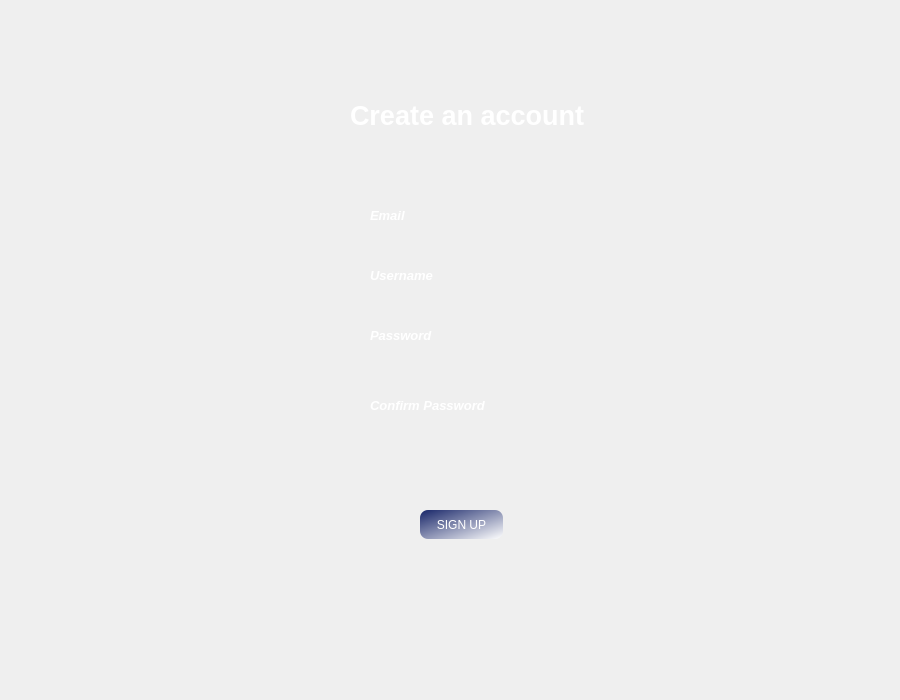
<?xml version="1.0" encoding="UTF-8"?>
<ui version="4.0">
 <class>SignUp</class>
 <widget class="QDialog" name="SignUp">
  <property name="geometry">
   <rect>
    <x>0</x>
    <y>0</y>
    <width>900</width>
    <height>700</height>
   </rect>
  </property>
  <property name="minimumSize">
   <size>
    <width>900</width>
    <height>700</height>
   </size>
  </property>
  <property name="maximumSize">
   <size>
    <width>900</width>
    <height>700</height>
   </size>
  </property>
  <property name="windowTitle">
   <string>Dialog</string>
  </property>
  <widget class="QWidget" name="widget" native="true">
   <property name="geometry">
    <rect>
     <x>0</x>
     <y>0</y>
     <width>901</width>
     <height>711</height>
    </rect>
   </property>
   <property name="styleSheet">
    <string notr="true">background-image: url(:/backgr.jpg);</string>
   </property>
   <widget class="QLabel" name="Title">
    <property name="geometry">
     <rect>
      <x>350</x>
      <y>80</y>
      <width>291</width>
      <height>71</height>
     </rect>
    </property>
    <property name="font">
     <font>
      <pointsize>20</pointsize>
      <bold>true</bold>
     </font>
    </property>
    <property name="styleSheet">
     <string notr="true">#Title{
background-color:transparent; 
background:none; 
border:none ; 
color:white;

}</string>
    </property>
    <property name="text">
     <string>Create an account</string>
    </property>
   </widget>
   <widget class="QLabel" name="Email">
    <property name="geometry">
     <rect>
      <x>370</x>
      <y>200</y>
      <width>111</width>
      <height>31</height>
     </rect>
    </property>
    <property name="font">
     <font>
      <pointsize>10</pointsize>
      <italic>true</italic>
      <bold>true</bold>
     </font>
    </property>
    <property name="styleSheet">
     <string notr="true">#Email{ 
background-color:transparent; 
background:none; 
border:none ; 
color:white;
}</string>
    </property>
    <property name="text">
     <string>Email</string>
    </property>
   </widget>
   <widget class="QLabel" name="Username">
    <property name="geometry">
     <rect>
      <x>370</x>
      <y>260</y>
      <width>101</width>
      <height>31</height>
     </rect>
    </property>
    <property name="font">
     <font>
      <pointsize>10</pointsize>
      <italic>true</italic>
      <bold>true</bold>
     </font>
    </property>
    <property name="styleSheet">
     <string notr="true">#Username{ 
background-color:transparent; 
background:none; 
border:none ; 
color:white;
}</string>
    </property>
    <property name="text">
     <string>Username</string>
    </property>
   </widget>
   <widget class="QLabel" name="Password">
    <property name="geometry">
     <rect>
      <x>370</x>
      <y>320</y>
      <width>111</width>
      <height>31</height>
     </rect>
    </property>
    <property name="font">
     <font>
      <pointsize>10</pointsize>
      <italic>true</italic>
      <bold>true</bold>
     </font>
    </property>
    <property name="styleSheet">
     <string notr="true">#Password{ 
background-color:transparent; 
background:none; 
border:none ; 
color:white;
}</string>
    </property>
    <property name="text">
     <string>Password</string>
    </property>
   </widget>
   <widget class="QLabel" name="Confirm">
    <property name="geometry">
     <rect>
      <x>370</x>
      <y>380</y>
      <width>151</width>
      <height>51</height>
     </rect>
    </property>
    <property name="font">
     <font>
      <pointsize>10</pointsize>
      <italic>true</italic>
      <bold>true</bold>
     </font>
    </property>
    <property name="styleSheet">
     <string notr="true">#Confirm{ 
background-color:transparent; 
background:none; 
border:none ; 
color:white;
}</string>
    </property>
    <property name="text">
     <string>Confirm Password</string>
    </property>
   </widget>
   <widget class="QLineEdit" name="EmailLine">
    <property name="geometry">
     <rect>
      <x>370</x>
      <y>230</y>
      <width>211</width>
      <height>31</height>
     </rect>
    </property>
    <property name="styleSheet">
     <string notr="true">#EmailLine{ 
background-color:transparent; 
color:white; 
border:none; 
border-radius:12px; 

}</string>
    </property>
   </widget>
   <widget class="QLineEdit" name="UsenameLine">
    <property name="geometry">
     <rect>
      <x>370</x>
      <y>290</y>
      <width>211</width>
      <height>31</height>
     </rect>
    </property>
    <property name="styleSheet">
     <string notr="true">#UsenameLine{ 
background-color:transparent; 
color:white; 
border:none; 
border-radius:12px; 

}</string>
    </property>
   </widget>
   <widget class="QLineEdit" name="PasswordLine">
    <property name="geometry">
     <rect>
      <x>370</x>
      <y>350</y>
      <width>211</width>
      <height>31</height>
     </rect>
    </property>
    <property name="styleSheet">
     <string notr="true">#PasswordLine{ 
background-color:transparent; 
color:white; 
border:none; 
border-radius:12px; 

}</string>
    </property>
    <property name="echoMode">
     <enum>QLineEdit::Password</enum>
    </property>
   </widget>
   <widget class="QLineEdit" name="ConfirmLine">
    <property name="geometry">
     <rect>
      <x>370</x>
      <y>420</y>
      <width>211</width>
      <height>31</height>
     </rect>
    </property>
    <property name="styleSheet">
     <string notr="true">#ConfirmLine{ 
background-color:transparent; 
color:white; 
border:none; 
border-radius:12px; 

}</string>
    </property>
    <property name="echoMode">
     <enum>QLineEdit::Password</enum>
    </property>
   </widget>
   <widget class="QPushButton" name="SignUpButton">
    <property name="geometry">
     <rect>
      <x>420</x>
      <y>510</y>
      <width>83</width>
      <height>29</height>
     </rect>
    </property>
    <property name="styleSheet">
     <string notr="true">#SignUpButton{
background-color: qlineargradient(spread:reflect, x1:0, y1:0, x2:1, y2:1, stop:0 rgba(23, 37, 104, 255), stop:1 rgba(255, 255, 255, 255));
border:none ; 
color:white;
font: 10pt &quot;Segoe UI&quot;;
border-radius: 8px;
} 
#SignUpButton:hover{ 
	font: 700 9pt &quot;Segoe UI&quot;;
border-radius: 12px;
}</string>
    </property>
    <property name="text">
     <string>SIGN UP</string>
    </property>
   </widget>
   <widget class="QWidget" name="widget_2" native="true">
    <property name="geometry">
     <rect>
      <x>330</x>
      <y>290</y>
      <width>31</width>
      <height>31</height>
     </rect>
    </property>
    <property name="styleSheet">
     <string notr="true">background-image: url(:/User (2).png);</string>
    </property>
   </widget>
   <widget class="QWidget" name="widget_3" native="true">
    <property name="geometry">
     <rect>
      <x>330</x>
      <y>350</y>
      <width>31</width>
      <height>31</height>
     </rect>
    </property>
    <property name="styleSheet">
     <string notr="true">background-image: url(:/PadLock (2).png);</string>
    </property>
   </widget>
   <widget class="QWidget" name="widget_4" native="true">
    <property name="geometry">
     <rect>
      <x>330</x>
      <y>420</y>
      <width>31</width>
      <height>31</height>
     </rect>
    </property>
    <property name="styleSheet">
     <string notr="true">background-image: url(:/PadLock (2).png);</string>
    </property>
   </widget>
   <widget class="QWidget" name="widget_5" native="true">
    <property name="geometry">
     <rect>
      <x>330</x>
      <y>230</y>
      <width>31</width>
      <height>31</height>
     </rect>
    </property>
    <property name="styleSheet">
     <string notr="true">background-image: url(:/Email (2).png);</string>
    </property>
   </widget>
  </widget>
 </widget>
 <resources/>
 <connections/>
</ui>
